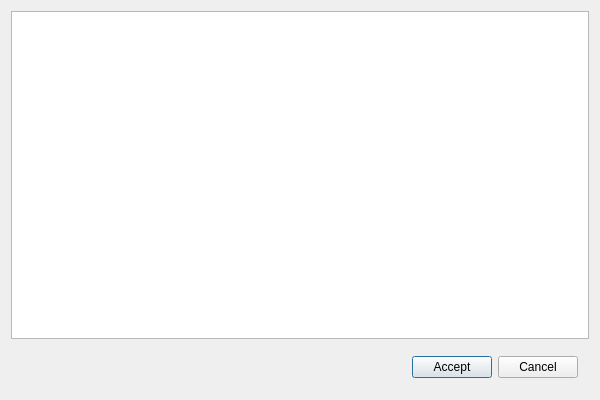
<?xml version="1.0" encoding="UTF-8"?>
<ui version="4.0">
 <class>JSONEditorClass</class>
 <widget class="QDialog" name="JSONEditorClass">
  <property name="geometry">
   <rect>
    <x>0</x>
    <y>0</y>
    <width>600</width>
    <height>400</height>
   </rect>
  </property>
  <property name="windowTitle">
   <string>JSONEditor</string>
  </property>
  <layout class="QVBoxLayout" name="verticalLayout">
   <item>
    <widget class="QTextEdit" name="jsonTextEdit"/>
   </item>
   <item>
    <widget class="QWidget" name="horizontalWidget" native="true">
     <layout class="QHBoxLayout" name="horizontalLayout">
      <item>
       <spacer name="horizontalSpacer">
        <property name="orientation">
         <enum>Qt::Orientation::Horizontal</enum>
        </property>
        <property name="sizeHint" stdset="0">
         <size>
          <width>40</width>
          <height>20</height>
         </size>
        </property>
       </spacer>
      </item>
      <item>
       <widget class="QPushButton" name="acceptButton">
        <property name="text">
         <string>Accept</string>
        </property>
       </widget>
      </item>
      <item>
       <widget class="QPushButton" name="cancelButton">
        <property name="text">
         <string>Cancel</string>
        </property>
       </widget>
      </item>
     </layout>
    </widget>
   </item>
  </layout>
 </widget>
 <layoutdefault spacing="6" margin="11"/>
 <resources/>
 <connections>
  <connection>
   <sender>cancelButton</sender>
   <signal>clicked()</signal>
   <receiver>JSONEditorClass</receiver>
   <slot>reject()</slot>
   <hints>
    <hint type="sourcelabel">
     <x>544</x>
     <y>369</y>
    </hint>
    <hint type="destinationlabel">
     <x>299</x>
     <y>199</y>
    </hint>
   </hints>
  </connection>
  <connection>
   <sender>acceptButton</sender>
   <signal>clicked()</signal>
   <receiver>JSONEditorClass</receiver>
   <slot>validateJson()</slot>
   <hints>
    <hint type="sourcelabel">
     <x>463</x>
     <y>369</y>
    </hint>
    <hint type="destinationlabel">
     <x>299</x>
     <y>199</y>
    </hint>
   </hints>
  </connection>
 </connections>
 <slots>
  <slot>validateJson()</slot>
 </slots>
</ui>
